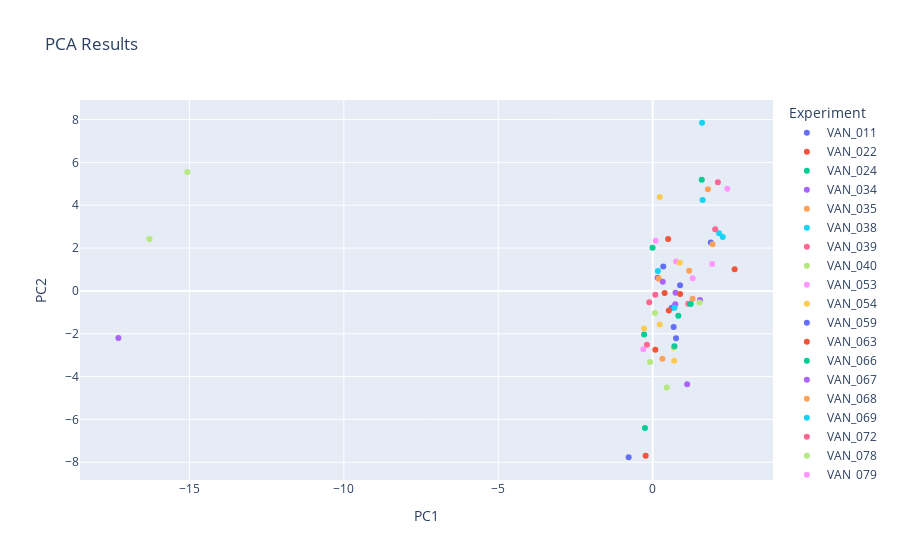

Notebook code cell kept with this figure:
### Code cell
# Plot the results

pca_result_df = pd.DataFrame(pca_result, columns=['PC1', 'PC2'])

unique_strains = df['UQ Strain'].unique()
num_rows= len(pca_result_df)
if len(unique_strains)< num_rows:
    unique_strains = unique_strains*(num_rows//len(unique_strains)) + unique_strains[:num_rows%len(unique_strains)]
pca_result_df['Experiment'] = unique_strains[:num_rows]  # Add experiment labels

fig = px.scatter(pca_result_df, x='PC1', y='PC2', color='Experiment', title='PCA Results')
fig.show()

### Figure 1 — Plotly figure (JSON) as saved in the notebook; plotly's stock layout.template omitted (floating-point values rounded to 4 significant figures)
{"data": [{"hovertemplate": "Experiment=VAN_011<br>PC1=%{x}<br>PC2=%{y}<extra></extra>", "legendgroup": "VAN_011", "marker": {"color": "#636efa", "symbol": "circle"}, "mode": "markers", "name": "VAN_011", "orientation": "v", "showlegend": true, "type": "scatter", "x": [0.3446], "xaxis": "x", "y": [1.141], "yaxis": "y"}, {"hovertemplate": "Experiment=VAN_022<br>PC1=%{x}<br>PC2=%{y}<extra></extra>", "legendgroup": "VAN_022", "marker": {"color": "#EF553B", "symbol": "circle"}, "mode": "markers", "name": "VAN_022", "orientation": "v", "showlegend": true, "type": "scatter", "x": [0.5037], "xaxis": "x", "y": [2.424], "yaxis": "y"}, {"hovertemplate": "Experiment=VAN_024<br>PC1=%{x}<br>PC2=%{y}<extra></extra>", "legendgroup": "VAN_024", "marker": {"color": "#00cc96", "symbol": "circle"}, "mode": "markers", "name": "VAN_024", "orientation": "v", "showlegend": true, "type": "scatter", "x": [-0.00209], "xaxis": "x", "y": [2.018], "yaxis": "y"}, {"hovertemplate": "Experiment=VAN_034<br>PC1=%{x}<br>PC2=%{y}<extra></extra>", "legendgroup": "VAN_034", "marker": {"color": "#ab63fa", "symbol": "circle"}, "mode": "markers", "name": "VAN_034", "orientation": "v", "showlegend": true, "type": "scatter", "x": [0.165], "xaxis": "x", "y": [0.615], "yaxis": "y"}, {"hovertemplate": "Experiment=VAN_035<br>PC1=%{x}<br>PC2=%{y}<extra></extra>", "legendgroup": "VAN_035", "marker": {"color": "#FFA15A", "symbol": "circle"}, "mode": "markers", "name": "VAN_035", "orientation": "v", "showlegend": true, "type": "scatter", "x": [0.2019], "xaxis": "x", "y": [0.5668], "yaxis": "y"}, {"hovertemplate": "Experiment=VAN_038<br>PC1=%{x}<br>PC2=%{y}<extra></extra>", "legendgroup": "VAN_038", "marker": {"color": "#19d3f3", "symbol": "circle"}, "mode": "markers", "name": "VAN_038", "orientation": "v", "showlegend": true, "type": "scatter", "x": [1.619], "xaxis": "x", "y": [4.238], "yaxis": "y"}, {"hovertemplate": "Experiment=VAN_039<br>PC1=%{x}<br>PC2=%{y}<extra></extra>", "legendgroup": "VAN_039", "marker": {"color": "#FF6692", "symbol": "circle"}, "mode": "markers", "name": "VAN_039", "orientation": "v", "showlegend": true, "type": "scatter", "x": [0.08628], "xaxis": "x", "y": [-0.1758], "yaxis": "y"}, {"hovertemplate": "Experiment=VAN_040<br>PC1=%{x}<br>PC2=%{y}<extra></extra>", "legendgroup": "VAN_040", "marker": {"color": "#B6E880", "symbol": "circle"}, "mode": "markers", "name": "VAN_040", "orientation": "v", "showlegend": true, "type": "scatter", "x": [-0.08214], "xaxis": "x", "y": [-3.315], "yaxis": "y"}, {"hovertemplate": "Experiment=VAN_053<br>PC1=%{x}<br>PC2=%{y}<extra></extra>", "legendgroup": "VAN_053", "marker": {"color": "#FF97FF", "symbol": "circle"}, "mode": "markers", "name": "VAN_053", "orientation": "v", "showlegend": true, "type": "scatter", "x": [1.929], "xaxis": "x", "y": [1.262], "yaxis": "y"}, {"hovertemplate": "Experiment=VAN_054<br>PC1=%{x}<br>PC2=%{y}<extra></extra>", "legendgroup": "VAN_054", "marker": {"color": "#FECB52", "symbol": "circle"}, "mode": "markers", "name": "VAN_054", "orientation": "v", "showlegend": true, "type": "scatter", "x": [0.2303], "xaxis": "x", "y": [4.387], "yaxis": "y"}, {"hovertemplate": "Experiment=VAN_059<br>PC1=%{x}<br>PC2=%{y}<extra></extra>", "legendgroup": "VAN_059", "marker": {"color": "#636efa", "symbol": "circle"}, "mode": "markers", "name": "VAN_059", "orientation": "v", "showlegend": true, "type": "scatter", "x": [-0.7757], "xaxis": "x", "y": [-7.765], "yaxis": "y"}, {"hovertemplate": "Experiment=VAN_063<br>PC1=%{x}<br>PC2=%{y}<extra></extra>", "legendgroup": "VAN_063", "marker": {"color": "#EF553B", "symbol": "circle"}, "mode": "markers", "name": "VAN_063", "orientation": "v", "showlegend": true, "type": "scatter", "x": [-0.2252], "xaxis": "x", "y": [-7.694], "yaxis": "y"}, {"hovertemplate": "Experiment=VAN_066<br>PC1=%{x}<br>PC2=%{y}<extra></extra>", "legendgroup": "VAN_066", "marker": {"color": "#00cc96", "symbol": "circle"}, "mode": "markers", "name": "VAN_066", "orientation": "v", "showlegend": true, "type": "scatter", "x": [1.592], "xaxis": "x", "y": [5.193], "yaxis": "y"}, {"hovertemplate": "Experiment=VAN_067<br>PC1=%{x}<br>PC2=%{y}<extra></extra>", "legendgroup": "VAN_067", "marker": {"color": "#ab63fa", "symbol": "circle"}, "mode": "markers", "name": "VAN_067", "orientation": "v", "showlegend": true, "type": "scatter", "x": [0.7343], "xaxis": "x", "y": [-0.6197], "yaxis": "y"}, {"hovertemplate": "Experiment=VAN_068<br>PC1=%{x}<br>PC2=%{y}<extra></extra>", "legendgroup": "VAN_068", "marker": {"color": "#FFA15A", "symbol": "circle"}, "mode": "markers", "name": "VAN_068", "orientation": "v", "showlegend": true, "type": "scatter", "x": [0.318], "xaxis": "x", "y": [-3.171], "yaxis": "y"}, {"hovertemplate": "Experiment=VAN_069<br>PC1=%{x}<br>PC2=%{y}<extra></extra>", "legendgroup": "VAN_069", "marker": {"color": "#19d3f3", "symbol": "circle"}, "mode": "markers", "name": "VAN_069", "orientation": "v", "showlegend": true, "type": "scatter", "x": [1.601], "xaxis": "x", "y": [7.849], "yaxis": "y"}, {"hovertemplate": "Experiment=VAN_072<br>PC1=%{x}<br>PC2=%{y}<extra></extra>", "legendgroup": "VAN_072", "marker": {"color": "#FF6692", "symbol": "circle"}, "mode": "markers", "name": "VAN_072", "orientation": "v", "showlegend": true, "type": "scatter", "x": [-0.1092], "xaxis": "x", "y": [-0.5295], "yaxis": "y"}, {"hovertemplate": "Experiment=VAN_078<br>PC1=%{x}<br>PC2=%{y}<extra></extra>", "legendgroup": "VAN_078", "marker": {"color": "#B6E880", "symbol": "circle"}, "mode": "markers", "name": "VAN_078", "orientation": "v", "showlegend": true, "type": "scatter", "x": [-16.29], "xaxis": "x", "y": [2.424], "yaxis": "y"}, {"hovertemplate": "Experiment=VAN_079<br>PC1=%{x}<br>PC2=%{y}<extra></extra>", "legendgroup": "VAN_079", "marker": {"color": "#FF97FF", "symbol": "circle"}, "mode": "markers", "name": "VAN_079", "orientation": "v", "showlegend": true, "type": "scatter", "x": [0.09875], "xaxis": "x", "y": [2.346], "yaxis": "y"}, {"hovertemplate": "Experiment=VAN_080<br>PC1=%{x}<br>PC2=%{y}<extra></extra>", "legendgroup": "VAN_080", "marker": {"color": "#FECB52", "symbol": "circle"}, "mode": "markers", "name": "VAN_080", "orientation": "v", "showlegend": true, "type": "scatter", "x": [0.2286], "xaxis": "x", "y": [-1.564], "yaxis": "y"}, {"hovertemplate": "Experiment=VAN_083<br>PC1=%{x}<br>PC2=%{y}<extra></extra>", "legendgroup": "VAN_083", "marker": {"color": "#636efa", "symbol": "circle"}, "mode": "markers", "name": "VAN_083", "orientation": "v", "showlegend": true, "type": "scatter", "x": [0.6188], "xaxis": "x", "y": [-0.7842], "yaxis": "y"}, {"hovertemplate": "Experiment=VAN_086<br>PC1=%{x}<br>PC2=%{y}<extra></extra>", "legendgroup": "VAN_086", "marker": {"color": "#EF553B", "symbol": "circle"}, "mode": "markers", "name": "VAN_086", "orientation": "v", "showlegend": true, "type": "scatter", "x": [0.3886], "xaxis": "x", "y": [-0.09573], "yaxis": "y"}, {"hovertemplate": "Experiment=VAN_090<br>PC1=%{x}<br>PC2=%{y}<extra></extra>", "legendgroup": "VAN_090", "marker": {"color": "#00cc96", "symbol": "circle"}, "mode": "markers", "name": "VAN_090", "orientation": "v", "showlegend": true, "type": "scatter", "x": [-0.2744], "xaxis": "x", "y": [-2.032], "yaxis": "y"}, {"hovertemplate": "Experiment=VAN_091<br>PC1=%{x}<br>PC2=%{y}<extra></extra>", "legendgroup": "VAN_091", "marker": {"color": "#ab63fa", "symbol": "circle"}, "mode": "markers", "name": "VAN_091", "orientation": "v", "showlegend": true, "type": "scatter", "x": [0.3305], "xaxis": "x", "y": [0.4292], "yaxis": "y"}, {"hovertemplate": "Experiment=VAN_094<br>PC1=%{x}<br>PC2=%{y}<extra></extra>", "legendgroup": "VAN_094", "marker": {"color": "#FFA15A", "symbol": "circle"}, "mode": "markers", "name": "VAN_094", "orientation": "v", "showlegend": true, "type": "scatter", "x": [1.182], "xaxis": "x", "y": [0.9464], "yaxis": "y"}, {"hovertemplate": "Experiment=VAN_342<br>PC1=%{x}<br>PC2=%{y}<extra></extra>", "legendgroup": "VAN_342", "marker": {"color": "#19d3f3", "symbol": "circle"}, "mode": "markers", "name": "VAN_342", "orientation": "v", "showlegend": true, "type": "scatter", "x": [0.708], "xaxis": "x", "y": [-0.7848], "yaxis": "y"}, {"hovertemplate": "Experiment=VAN_344<br>PC1=%{x}<br>PC2=%{y}<extra></extra>", "legendgroup": "VAN_344", "marker": {"color": "#FF6692", "symbol": "circle"}, "mode": "markers", "name": "VAN_344", "orientation": "v", "showlegend": true, "type": "scatter", "x": [-0.1845], "xaxis": "x", "y": [-2.508], "yaxis": "y"}, {"hovertemplate": "Experiment=VAN_347<br>PC1=%{x}<br>PC2=%{y}<extra></extra>", "legendgroup": "VAN_347", "marker": {"color": "#B6E880", "symbol": "circle"}, "mode": "markers", "name": "VAN_347", "orientation": "v", "showlegend": true, "type": "scatter", "x": [0.4575], "xaxis": "x", "y": [-4.513], "yaxis": "y"}, {"hovertemplate": "Experiment=VAN_348<br>PC1=%{x}<br>PC2=%{y}<extra></extra>", "legendgroup": "VAN_348", "marker": {"color": "#FF97FF", "symbol": "circle"}, "mode": "markers", "name": "VAN_348", "orientation": "v", "showlegend": true, "type": "scatter", "x": [-0.2994], "xaxis": "x", "y": [-2.72], "yaxis": "y"}, {"hovertemplate": "Experiment=VAN_349<br>PC1=%{x}<br>PC2=%{y}<extra></extra>", "legendgroup": "VAN_349", "marker": {"color": "#FECB52", "symbol": "circle"}, "mode": "markers", "name": "VAN_349", "orientation": "v", "showlegend": true, "type": "scatter", "x": [0.6883], "xaxis": "x", "y": [-2.64], "yaxis": "y"}, {"hovertemplate": "Experiment=VAN_351<br>PC1=%{x}<br>PC2=%{y}<extra></extra>", "legendgroup": "VAN_351", "marker": {"color": "#636efa", "symbol": "circle"}, "mode": "markers", "name": "VAN_351", "orientation": "v", "showlegend": true, "type": "scatter", "x": [0.7574], "xaxis": "x", "y": [-2.211], "yaxis": "y"}, {"hovertemplate": "Experiment=VAN_352<br>PC1=%{x}<br>PC2=%{y}<extra></extra>", "legendgroup": "VAN_352", "marker": {"color": "#EF553B", "symbol": "circle"}, "mode": "markers", "name": "VAN_352", "orientation": "v", "showlegend": true, "type": "scatter", "x": [0.5254], "xaxis": "x", "y": [-0.9097], "yaxis": "y"}, {"hovertemplate": "Experiment=VAN_353<br>PC1=%{x}<br>PC2=%{y}<extra></extra>", "legendgroup": "VAN_353", "marker": {"color": "#00cc96", "symbol": "circle"}, "mode": "markers", "name": "VAN_353", "orientation": "v", "showlegend": true, "type": "scatter", "x": [0.7065], "xaxis": "x", "y": [-2.58], "yaxis": "y"}, {"hovertemplate": "Experiment=VAN_354<br>PC1=%{x}<br>PC2=%{y}<extra></extra>", "legendgroup": "VAN_354", "marker": {"color": "#ab63fa", "symbol": "circle"}, "mode": "markers", "name": "VAN_354", "orientation": "v", "showlegend": true, "type": "scatter", "x": [0.7425], "xaxis": "x", "y": [-0.08109], "yaxis": "y"}, {"hovertemplate": "Experiment=VAN_355<br>PC1=%{x}<br>PC2=%{y}<extra></extra>", "legendgroup": "VAN_355", "marker": {"color": "#FFA15A", "symbol": "circle"}, "mode": "markers", "name": "VAN_355", "orientation": "v", "showlegend": true, "type": "scatter", "x": [1.791], "xaxis": "x", "y": [4.747], "yaxis": "y"}, {"hovertemplate": "Experiment=VAN_356<br>PC1=%{x}<br>PC2=%{y}<extra></extra>", "legendgroup": "VAN_356", "marker": {"color": "#19d3f3", "symbol": "circle"}, "mode": "markers", "name": "VAN_356", "orientation": "v", "showlegend": true, "type": "scatter", "x": [2.152], "xaxis": "x", "y": [2.688], "yaxis": "y"}, {"hovertemplate": "Experiment=VAN_357<br>PC1=%{x}<br>PC2=%{y}<extra></extra>", "legendgroup": "VAN_357", "marker": {"color": "#FF6692", "symbol": "circle"}, "mode": "markers", "name": "VAN_357", "orientation": "v", "showlegend": true, "type": "scatter", "x": [2.114], "xaxis": "x", "y": [5.078], "yaxis": "y"}, {"hovertemplate": "Experiment=VAN_359<br>PC1=%{x}<br>PC2=%{y}<extra></extra>", "legendgroup": "VAN_359", "marker": {"color": "#B6E880", "symbol": "circle"}, "mode": "markers", "name": "VAN_359", "orientation": "v", "showlegend": true, "type": "scatter", "x": [-15.07], "xaxis": "x", "y": [5.555], "yaxis": "y"}, {"hovertemplate": "Experiment=VAN_360<br>PC1=%{x}<br>PC2=%{y}<extra></extra>", "legendgroup": "VAN_360", "marker": {"color": "#FF97FF", "symbol": "circle"}, "mode": "markers", "name": "VAN_360", "orientation": "v", "showlegend": true, "type": "scatter", "x": [0.7589], "xaxis": "x", "y": [1.377], "yaxis": "y"}, {"hovertemplate": "Experiment=VAN_361<br>PC1=%{x}<br>PC2=%{y}<extra></extra>", "legendgroup": "VAN_361", "marker": {"color": "#FECB52", "symbol": "circle"}, "mode": "markers", "name": "VAN_361", "orientation": "v", "showlegend": true, "type": "scatter", "x": [0.8808], "xaxis": "x", "y": [1.318], "yaxis": "y"}, {"hovertemplate": "Experiment=VAN_362<br>PC1=%{x}<br>PC2=%{y}<extra></extra>", "legendgroup": "VAN_362", "marker": {"color": "#636efa", "symbol": "circle"}, "mode": "markers", "name": "VAN_362", "orientation": "v", "showlegend": true, "type": "scatter", "x": [0.8897], "xaxis": "x", "y": [0.2624], "yaxis": "y"}, {"hovertemplate": "Experiment=VAN_364<br>PC1=%{x}<br>PC2=%{y}<extra></extra>", "legendgroup": "VAN_364", "marker": {"color": "#EF553B", "symbol": "circle"}, "mode": "markers", "name": "VAN_364", "orientation": "v", "showlegend": true, "type": "scatter", "x": [0.891], "xaxis": "x", "y": [-0.1417], "yaxis": "y"}, {"hovertemplate": "Experiment=VAN_365<br>PC1=%{x}<br>PC2=%{y}<extra></extra>", "legendgroup": "VAN_365", "marker": {"color": "#00cc96", "symbol": "circle"}, "mode": "markers", "name": "VAN_365", "orientation": "v", "showlegend": true, "type": "scatter", "x": [0.8322], "xaxis": "x", "y": [-1.159], "yaxis": "y"}, {"hovertemplate": "Experiment=VAN_366<br>PC1=%{x}<br>PC2=%{y}<extra></extra>", "legendgroup": "VAN_366", "marker": {"color": "#ab63fa", "symbol": "circle"}, "mode": "markers", "name": "VAN_366", "orientation": "v", "showlegend": true, "type": "scatter", "x": [1.118], "xaxis": "x", "y": [-4.352], "yaxis": "y"}, {"hovertemplate": "Experiment=VAN_369<br>PC1=%{x}<br>PC2=%{y}<extra></extra>", "legendgroup": "VAN_369", "marker": {"color": "#FFA15A", "symbol": "circle"}, "mode": "markers", "name": "VAN_369", "orientation": "v", "showlegend": true, "type": "scatter", "x": [1.294], "xaxis": "x", "y": [-0.3655], "yaxis": "y"}, {"hovertemplate": "Experiment=VAN_371<br>PC1=%{x}<br>PC2=%{y}<extra></extra>", "legendgroup": "VAN_371", "marker": {"color": "#19d3f3", "symbol": "circle"}, "mode": "markers", "name": "VAN_371", "orientation": "v", "showlegend": true, "type": "scatter", "x": [2.272], "xaxis": "x", "y": [2.511], "yaxis": "y"}, {"hovertemplate": "Experiment=VAN_373<br>PC1=%{x}<br>PC2=%{y}<extra></extra>", "legendgroup": "VAN_373", "marker": {"color": "#FF6692", "symbol": "circle"}, "mode": "markers", "name": "VAN_373", "orientation": "v", "showlegend": true, "type": "scatter", "x": [1.156], "xaxis": "x", "y": [-0.6053], "yaxis": "y"}, {"hovertemplate": "Experiment=VAN_374<br>PC1=%{x}<br>PC2=%{y}<extra></extra>", "legendgroup": "VAN_374", "marker": {"color": "#B6E880", "symbol": "circle"}, "mode": "markers", "name": "VAN_374", "orientation": "v", "showlegend": true, "type": "scatter", "x": [0.07668], "xaxis": "x", "y": [-1.036], "yaxis": "y"}, {"hovertemplate": "Experiment=VAN_375<br>PC1=%{x}<br>PC2=%{y}<extra></extra>", "legendgroup": "VAN_375", "marker": {"color": "#FF97FF", "symbol": "circle"}, "mode": "markers", "name": "VAN_375", "orientation": "v", "showlegend": true, "type": "scatter", "x": [2.419], "xaxis": "x", "y": [4.768], "yaxis": "y"}, {"hovertemplate": "Experiment=VAN_377<br>PC1=%{x}<br>PC2=%{y}<extra></extra>", "legendgroup": "VAN_377", "marker": {"color": "#FECB52", "symbol": "circle"}, "mode": "markers", "name": "VAN_377", "orientation": "v", "showlegend": true, "type": "scatter", "x": [-0.2743], "xaxis": "x", "y": [-1.758], "yaxis": "y"}, {"hovertemplate": "Experiment=VAN_378<br>PC1=%{x}<br>PC2=%{y}<extra></extra>", "legendgroup": "VAN_378", "marker": {"color": "#636efa", "symbol": "circle"}, "mode": "markers", "name": "VAN_378", "orientation": "v", "showlegend": true, "type": "scatter", "x": [1.885], "xaxis": "x", "y": [2.254], "yaxis": "y"}, {"hovertemplate": "Experiment=VAN_379<br>PC1=%{x}<br>PC2=%{y}<extra></extra>", "legendgroup": "VAN_379", "marker": {"color": "#EF553B", "symbol": "circle"}, "mode": "markers", "name": "VAN_379", "orientation": "v", "showlegend": true, "type": "scatter", "x": [2.655], "xaxis": "x", "y": [1.01], "yaxis": "y"}, {"hovertemplate": "Experiment=VAN_380<br>PC1=%{x}<br>PC2=%{y}<extra></extra>", "legendgroup": "VAN_380", "marker": {"color": "#00cc96", "symbol": "circle"}, "mode": "markers", "name": "VAN_380", "orientation": "v", "showlegend": true, "type": "scatter", "x": [1.235], "xaxis": "x", "y": [-0.6083], "yaxis": "y"}, {"hovertemplate": "Experiment=VAN_382<br>PC1=%{x}<br>PC2=%{y}<extra></extra>", "legendgroup": "VAN_382", "marker": {"color": "#ab63fa", "symbol": "circle"}, "mode": "markers", "name": "VAN_382", "orientation": "v", "showlegend": true, "type": "scatter", "x": [1.532], "xaxis": "x", "y": [-0.4299], "yaxis": "y"}, {"hovertemplate": "Experiment=VAN_383<br>PC1=%{x}<br>PC2=%{y}<extra></extra>", "legendgroup": "VAN_383", "marker": {"color": "#FFA15A", "symbol": "circle"}, "mode": "markers", "name": "VAN_383", "orientation": "v", "showlegend": true, "type": "scatter", "x": [1.941], "xaxis": "x", "y": [2.179], "yaxis": "y"}, {"hovertemplate": "Experiment=VAN_386<br>PC1=%{x}<br>PC2=%{y}<extra></extra>", "legendgroup": "VAN_386", "marker": {"color": "#19d3f3", "symbol": "circle"}, "mode": "markers", "name": "VAN_386", "orientation": "v", "showlegend": true, "type": "scatter", "x": [0.172], "xaxis": "x", "y": [0.9256], "yaxis": "y"}, {"hovertemplate": "Experiment=VAN_387<br>PC1=%{x}<br>PC2=%{y}<extra></extra>", "legendgroup": "VAN_387", "marker": {"color": "#FF6692", "symbol": "circle"}, "mode": "markers", "name": "VAN_387", "orientation": "v", "showlegend": true, "type": "scatter", "x": [2.027], "xaxis": "x", "y": [2.877], "yaxis": "y"}, {"hovertemplate": "Experiment=VAN_388<br>PC1=%{x}<br>PC2=%{y}<extra></extra>", "legendgroup": "VAN_388", "marker": {"color": "#B6E880", "symbol": "circle"}, "mode": "markers", "name": "VAN_388", "orientation": "v", "showlegend": true, "type": "scatter", "x": [1.519], "xaxis": "x", "y": [-0.5468], "yaxis": "y"}, {"hovertemplate": "Experiment=VAN_389<br>PC1=%{x}<br>PC2=%{y}<extra></extra>", "legendgroup": "VAN_389", "marker": {"color": "#FF97FF", "symbol": "circle"}, "mode": "markers", "name": "VAN_389", "orientation": "v", "showlegend": true, "type": "scatter", "x": [1.298], "xaxis": "x", "y": [0.5929], "yaxis": "y"}, {"hovertemplate": "Experiment=VAN_391<br>PC1=%{x}<br>PC2=%{y}<extra></extra>", "legendgroup": "VAN_391", "marker": {"color": "#FECB52", "symbol": "circle"}, "mode": "markers", "name": "VAN_391", "orientation": "v", "showlegend": true, "type": "scatter", "x": [0.7001], "xaxis": "x", "y": [-3.257], "yaxis": "y"}, {"hovertemplate": "Experiment=VAN_392<br>PC1=%{x}<br>PC2=%{y}<extra></extra>", "legendgroup": "VAN_392", "marker": {"color": "#636efa", "symbol": "circle"}, "mode": "markers", "name": "VAN_392", "orientation": "v", "showlegend": true, "type": "scatter", "x": [0.6809], "xaxis": "x", "y": [-1.689], "yaxis": "y"}, {"hovertemplate": "Experiment=VAN_393<br>PC1=%{x}<br>PC2=%{y}<extra></extra>", "legendgroup": "VAN_393", "marker": {"color": "#EF553B", "symbol": "circle"}, "mode": "markers", "name": "VAN_393", "orientation": "v", "showlegend": true, "type": "scatter", "x": [0.08789], "xaxis": "x", "y": [-2.747], "yaxis": "y"}, {"hovertemplate": "Experiment=VAN_396<br>PC1=%{x}<br>PC2=%{y}<extra></extra>", "legendgroup": "VAN_396", "marker": {"color": "#00cc96", "symbol": "circle"}, "mode": "markers", "name": "VAN_396", "orientation": "v", "showlegend": true, "type": "scatter", "x": [-0.249], "xaxis": "x", "y": [-6.394], "yaxis": "y"}, {"hovertemplate": "Experiment=VAN_REF7<br>PC1=%{x}<br>PC2=%{y}<extra></extra>", "legendgroup": "VAN_REF7", "marker": {"color": "#ab63fa", "symbol": "circle"}, "mode": "markers", "name": "VAN_REF7", "orientation": "v", "showlegend": true, "type": "scatter", "x": [-17.3], "xaxis": "x", "y": [-2.201], "yaxis": "y"}], "layout": {"legend": {"title": {"text": "Experiment"}, "tracegroupgap": 0}, "title": {"text": "PCA Results"}, "xaxis": {"anchor": "y", "domain": [0, 1], "title": {"text": "PC1"}}, "yaxis": {"anchor": "x", "domain": [0, 1], "title": {"text": "PC2"}}}}
